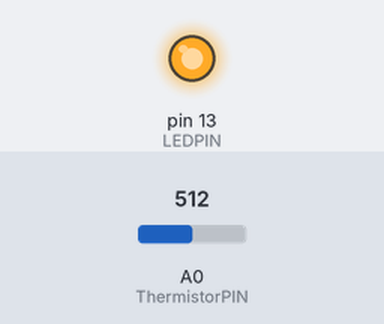
Simulated run of this sketch. Board: Arduino Uno, built with avr-gcc and run on an emulated ATmega328P. Shown: output pins drawn as LEDs (lit = HIGH). The inputs (shaded band) are chosen by the test bench; at power-on: A0 (ThermistorPIN) = 512. What the sketch prints to the serial monitor is not drawn.

Above: at 0.5 s.
At 15.5 s:
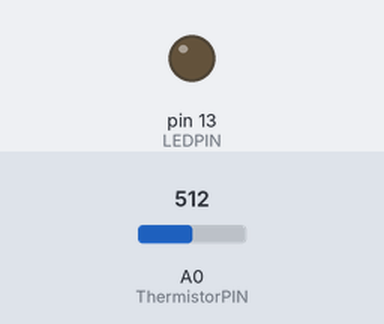
Timing chart, 0 to 39.0 s (numbered marks = the images above):
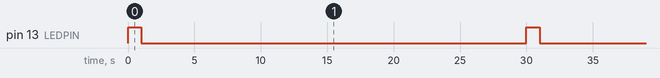

The sketch:

sketch_tempMeasure_01A.ino
```cpp
#include <math.h>
#include <stdlib.h>
//Schematic:                                      modified 4.K by forex2
// [Ground] ---- [10k-Resister] -------|------- [Thermistor] ---- [+5v]
//                                     |
//                                Analog Pin 0
//will this also work for several temperatures?

double Thermistor(int RawADC) {
// Inputs ADC Value from Thermistor and outputs Temperature in Celsius
//  requires: include <math.h>
// Utilizes the Steinhart-Hart Thermistor Equation:
//    Temperature in Kelvin = 1 / {A + B[ln(R)] + C[ln(R)]^3}
  long Resistance;  double Temp;  // Dual-Purpose variable to save space.
  Resistance=((10240000/RawADC) - 10000);  //   Calculation is actually: Resistance = (1024 * BalanceResistor/ADC) - BalanceResistor
  Temp = log(Resistance); // Saving the Log(resistance) so not to calculate it 4 times later. // "Temp" means "Temporary" on this line.
  Temp = 1 / (0.0012954816 + (0.00023539242 * Temp) + (0.00000011285038 * Temp * Temp * Temp));   // Now it means both "Temporary" and "Temperature"
  Temp = Temp - 273.15;  // Convert Kelvin to Celsius                                         // Now it only means "Temperature"
  // Uncomment this line for the function to return Fahrenheit instead.
  //Temp = (Temp * 9.0)/ 5.0 + 32.0; // Convert to Fahrenheit
  return Temp;  // Return the Temperature
}

void printDouble(double val, byte precision) {
  // prints val with number of decimal places determine by precision
  // precision is a number from 0 to 6 indicating the desired decimal places
  // example: printDouble(3.1415, 2); // prints 3.14 (two decimal places)
  Serial.print (int(val));  //prints the int part
  if( precision > 0) {
    Serial.print("."); // print the decimal point
    unsigned long frac, mult = 1;
    byte padding = precision -1;
    while(precision--) mult *=10;
    if(val >= 0) frac = (val - int(val)) * mult; else frac = (int(val) - val) * mult;
    unsigned long frac1 = frac;
    while(frac1 /= 10) padding--;
    while(padding--) Serial.print("0");
    Serial.print(frac,DEC) ;
   }
 }


#define ThermistorPIN 0   // Analog Pin 0
#define LEDPIN 13

void setup() {
  Serial.begin(9600); //doesn't work for me with anything but 9600?
  pinMode(LEDPIN, OUTPUT);
 }


double temp;
int recordNumber = 0;
char buffer[8];
int received;
void loop() {
  temp=Thermistor(analogRead(ThermistorPIN));  // read ADC and convert it to Celsius
  //Serial.print("Celsius: ");
  printDouble(temp,2);     // display Celsius
  Serial.println(" ");  // End of Line
  digitalWrite(LEDPIN, HIGH);
  delay(1000);
  digitalWrite(LEDPIN, LOW);
  delay(29000);
}
```

Measured:
- by itself, pin 13 (LEDPIN): alternates HIGH for 1.0 s and LOW for 29.0 s
